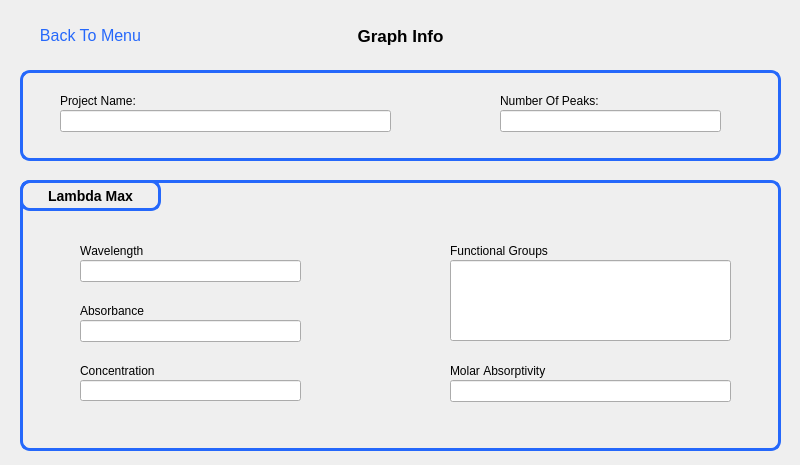
<?xml version="1.0" encoding="UTF-8"?>
<ui version="4.0">
 <class>GraphInfo</class>
 <widget class="QDialog" name="GraphInfo">
  <property name="geometry">
   <rect>
    <x>0</x>
    <y>0</y>
    <width>800</width>
    <height>465</height>
   </rect>
  </property>
  <property name="windowTitle">
   <string>Dialog</string>
  </property>
  <property name="autoFillBackground">
   <bool>false</bool>
  </property>
  <widget class="QPushButton" name="Back">
   <property name="geometry">
    <rect>
     <x>10</x>
     <y>20</y>
     <width>161</width>
     <height>31</height>
    </rect>
   </property>
   <property name="font">
    <font>
     <pointsize>12</pointsize>
    </font>
   </property>
   <property name="styleSheet">
    <string notr="true">border:0px solid;
border-radius:25px;
border-color: #2568FB;
color: rgb(37, 104, 251);</string>
   </property>
   <property name="text">
    <string>Back To Menu</string>
   </property>
   <property name="icon">
    <iconset resource="resources.qrc">
     <normaloff>:/Icons/arrow-left-circle.svg</normaloff>:/Icons/arrow-left-circle.svg</iconset>
   </property>
   <property name="iconSize">
    <size>
     <width>30</width>
     <height>30</height>
    </size>
   </property>
  </widget>
  <widget class="QWidget" name="widget" native="true">
   <property name="geometry">
    <rect>
     <x>20</x>
     <y>70</y>
     <width>761</width>
     <height>91</height>
    </rect>
   </property>
   <property name="styleSheet">
    <string notr="true">#widget {border-radius:10px; border:3px solid;border-color: #2568FB}</string>
   </property>
   <widget class="QLabel" name="label_5">
    <property name="geometry">
     <rect>
      <x>40</x>
      <y>20</y>
      <width>121</width>
      <height>21</height>
     </rect>
    </property>
    <property name="text">
     <string>Project Name:</string>
    </property>
   </widget>
   <widget class="QLineEdit" name="lineEdit_4">
    <property name="geometry">
     <rect>
      <x>40</x>
      <y>40</y>
      <width>331</width>
      <height>22</height>
     </rect>
    </property>
   </widget>
   <widget class="QLabel" name="label_3">
    <property name="geometry">
     <rect>
      <x>480</x>
      <y>20</y>
      <width>121</width>
      <height>21</height>
     </rect>
    </property>
    <property name="text">
     <string>Number Of Peaks:</string>
    </property>
   </widget>
   <widget class="QLineEdit" name="lineEdit_3">
    <property name="geometry">
     <rect>
      <x>480</x>
      <y>40</y>
      <width>221</width>
      <height>22</height>
     </rect>
    </property>
   </widget>
  </widget>
  <widget class="QWidget" name="Lambda" native="true">
   <property name="geometry">
    <rect>
     <x>20</x>
     <y>180</y>
     <width>761</width>
     <height>271</height>
    </rect>
   </property>
   <property name="font">
    <font>
     <bold>true</bold>
    </font>
   </property>
   <property name="styleSheet">
    <string notr="true">#Lambda {border-radius:10px; border:3px solid;border-color: #2568FB}</string>
   </property>
   <widget class="QLineEdit" name="lineEdit">
    <property name="geometry">
     <rect>
      <x>60</x>
      <y>80</y>
      <width>221</width>
      <height>22</height>
     </rect>
    </property>
   </widget>
   <widget class="QLabel" name="label_2">
    <property name="geometry">
     <rect>
      <x>60</x>
      <y>60</y>
      <width>121</width>
      <height>21</height>
     </rect>
    </property>
    <property name="font">
     <font>
      <bold>false</bold>
      <kerning>false</kerning>
     </font>
    </property>
    <property name="text">
     <string>Wavelength</string>
    </property>
   </widget>
   <widget class="QLabel" name="label_4">
    <property name="geometry">
     <rect>
      <x>430</x>
      <y>60</y>
      <width>161</width>
      <height>21</height>
     </rect>
    </property>
    <property name="font">
     <font>
      <bold>false</bold>
      <kerning>false</kerning>
     </font>
    </property>
    <property name="text">
     <string>Functional Groups</string>
    </property>
   </widget>
   <widget class="QLineEdit" name="lineEdit_2">
    <property name="geometry">
     <rect>
      <x>430</x>
      <y>80</y>
      <width>281</width>
      <height>81</height>
     </rect>
    </property>
   </widget>
   <widget class="QLabel" name="Lambdaname">
    <property name="geometry">
     <rect>
      <x>0</x>
      <y>0</y>
      <width>141</width>
      <height>31</height>
     </rect>
    </property>
    <property name="font">
     <font>
      <pointsize>-1</pointsize>
      <bold>true</bold>
     </font>
    </property>
    <property name="styleSheet">
     <string notr="true">#Lambdaname {Font-size:14px;
color: rgb(0, 0, 0);
background-color: transparent;
border-radius:10px;
border:3px solid;
border-color: #2568FB;}</string>
    </property>
    <property name="text">
     <string>Lambda Max</string>
    </property>
    <property name="alignment">
     <set>Qt::AlignCenter</set>
    </property>
   </widget>
   <widget class="QLineEdit" name="lineEdit_7">
    <property name="geometry">
     <rect>
      <x>60</x>
      <y>140</y>
      <width>221</width>
      <height>22</height>
     </rect>
    </property>
   </widget>
   <widget class="QLabel" name="label_8">
    <property name="geometry">
     <rect>
      <x>60</x>
      <y>120</y>
      <width>121</width>
      <height>21</height>
     </rect>
    </property>
    <property name="font">
     <font>
      <bold>false</bold>
      <kerning>false</kerning>
     </font>
    </property>
    <property name="text">
     <string>Absorbance</string>
    </property>
   </widget>
   <widget class="QLineEdit" name="lineEdit_8">
    <property name="geometry">
     <rect>
      <x>60</x>
      <y>200</y>
      <width>221</width>
      <height>21</height>
     </rect>
    </property>
   </widget>
   <widget class="QLabel" name="label_9">
    <property name="geometry">
     <rect>
      <x>60</x>
      <y>180</y>
      <width>161</width>
      <height>21</height>
     </rect>
    </property>
    <property name="font">
     <font>
      <bold>false</bold>
      <kerning>false</kerning>
     </font>
    </property>
    <property name="text">
     <string>Concentration</string>
    </property>
   </widget>
   <widget class="QLabel" name="label_10">
    <property name="geometry">
     <rect>
      <x>430</x>
      <y>180</y>
      <width>121</width>
      <height>21</height>
     </rect>
    </property>
    <property name="font">
     <font>
      <bold>false</bold>
      <kerning>false</kerning>
     </font>
    </property>
    <property name="text">
     <string>Molar Absorptivity</string>
    </property>
   </widget>
   <widget class="QLineEdit" name="lineEdit_9">
    <property name="geometry">
     <rect>
      <x>430</x>
      <y>200</y>
      <width>281</width>
      <height>22</height>
     </rect>
    </property>
   </widget>
  </widget>
  <widget class="QLabel" name="Lambdaname_2">
   <property name="geometry">
    <rect>
     <x>330</x>
     <y>20</y>
     <width>141</width>
     <height>31</height>
    </rect>
   </property>
   <property name="font">
    <font>
     <pointsize>13</pointsize>
     <bold>true</bold>
    </font>
   </property>
   <property name="styleSheet">
    <string notr="true"/>
   </property>
   <property name="text">
    <string>Graph Info</string>
   </property>
   <property name="alignment">
    <set>Qt::AlignCenter</set>
   </property>
  </widget>
 </widget>
 <resources>
  <include location="resources.qrc"/>
 </resources>
 <connections/>
</ui>
